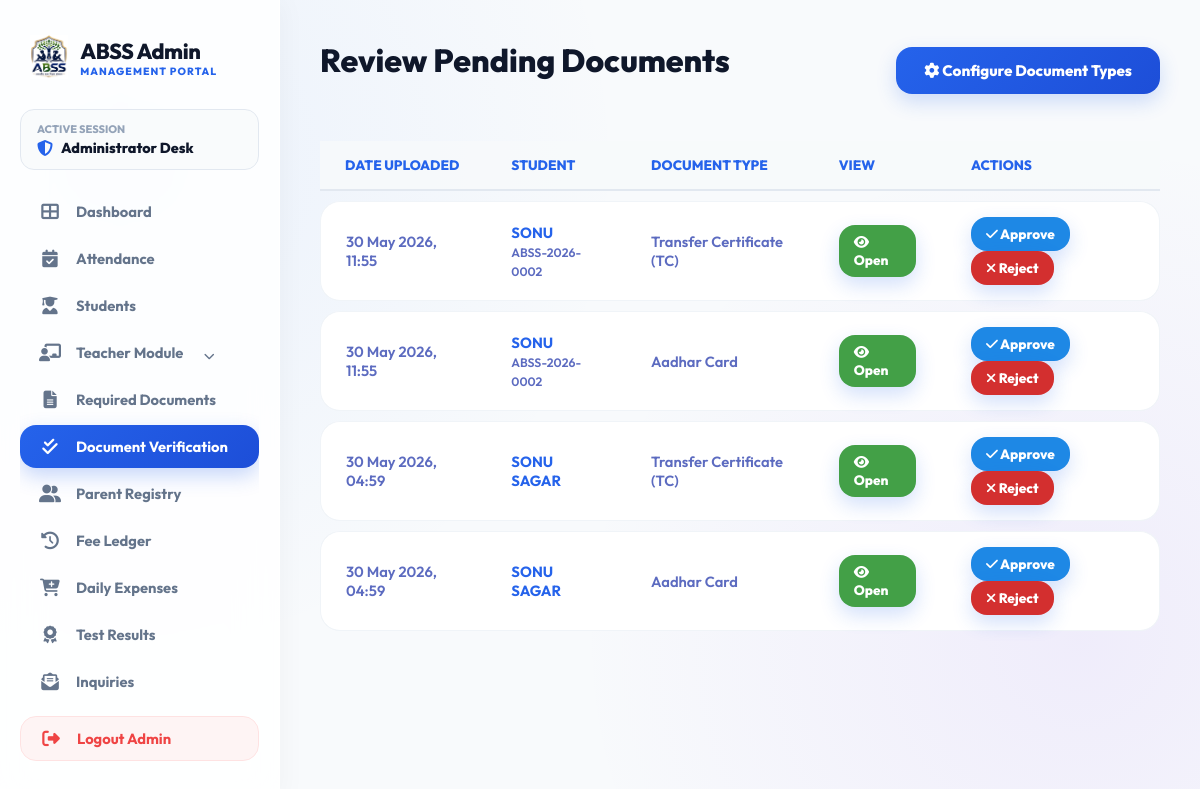
The app's page /admin/document_approvals.php (signed in) with its own data.
### tables this page shows
CREATE TABLE `student_documents` (
  `id` int(11) NOT NULL,
  `student_id` int(11) NOT NULL,
  `document_type_id` int(11) NOT NULL,
  `file_path` varchar(255) NOT NULL,
  `status` enum('pending','approved','rejected') DEFAULT 'pending',
  `uploaded_at` timestamp NOT NULL DEFAULT current_timestamp()
);

CREATE TABLE `students` (
  `id` int(11) NOT NULL,
  `reg_no` varchar(20) DEFAULT NULL,
  `student_photo` varchar(255) DEFAULT NULL,
  `parent_id` int(11) DEFAULT NULL,
  `name` varchar(100) NOT NULL,
  `parent_name` varchar(100) DEFAULT NULL,
  `phone` varchar(15) DEFAULT NULL,
  `target_school` varchar(100) DEFAULT NULL,
  `class_admitted` varchar(50) DEFAULT NULL,
  `scholar_mode` varchar(50) DEFAULT 'Day Scholar',
  `monthly_discount` decimal(10,2) DEFAULT 0.00,
  `base_fee` decimal(10,2) DEFAULT 0.00,
  `last_billed_date` date DEFAULT NULL,
  `admission_date` date DEFAULT NULL,
  `status` enum('active','inactive','graduated') DEFAULT 'active',
  `created_at` timestamp NOT NULL DEFAULT current_timestamp(),
  `photo` varchar(255) DEFAULT NULL,
  `dob` date DEFAULT NULL,
  `gender` enum('Male','Female','Other') DEFAULT NULL,
  `home_address` text DEFAULT NULL,
  `city` varchar(100) DEFAULT NULL,
  `state` varchar(100) DEFAULT NULL,
  `zip_code` varchar(10) DEFAULT NULL,
  `prev_school` varchar(255) DEFAULT NULL,
  `guardian_relationship` varchar(50) DEFAULT NULL,
  `guardian_email` varchar(150) DEFAULT NULL,
  `guardian_address` text DEFAULT NULL,
  `emergency_contact_name` varchar(150) DEFAULT NULL,
  `emergency_relationship` varchar(50) DEFAULT NULL,
  `emergency_phone` varchar(20) DEFAULT NULL,
  `has_allergies` tinyint(1) DEFAULT 0,
  `allergies_detail` text DEFAULT NULL,
  `has_medical_condition` tinyint(1) DEFAULT 0,
  `medical_condition_detail` text DEFAULT NULL,
  `physician_name` varchar(150) DEFAULT NULL,
  `physician_phone` varchar(20) DEFAULT NULL,
  `insurance_provider` varchar(150) DEFAULT NULL,
  `insurance_policy` varchar(100) DEFAULT NULL
);

CREATE TABLE `document_types` (
  `id` int(11) NOT NULL,
  `name` varchar(150) NOT NULL,
  `is_required` tinyint(1) DEFAULT 0,
  `created_at` timestamp NOT NULL DEFAULT current_timestamp()
);

### admin/document_approvals.php (the view, shortened to what this page needs)
<?php
require_once 'includes/auth.php';
$pending_query = $conn->query("
    SELECT sd.id, sd.file_path, sd.uploaded_at, sd.status,
           dt.name AS doc_name, s.name AS student_name, s.reg_no
    FROM student_documents sd
    JOIN document_types dt ON sd.document_type_id = dt.id
    JOIN students s ON sd.student_id = s.id
    WHERE sd.status = 'pending'
    ORDER BY sd.uploaded_at DESC
");
?>
<!DOCTYPE html>
<html lang="en">
<head>
    <?php include 'includes/head_css.php'; ?>
</head>
<body>
    <?php include 'includes/sidebar.php'; ?>
    <main class="main-content">
        <div class="action-bar">
            <h1>Review Pending Documents</h1>
            <a href="documents.php" class="btn-portal" style="text-decoration:none; display:inline-block; width:auto;"><i class="fas fa-cog"></i> Configure Document Types</a>
        </div>
        <div class="portal-table-container">
            <table>
                <thead>
                    <tr>
                        <th>Date Uploaded</th>
                        <th>Student</th>
                        <th>Document Type</th>
                        <th>View</th>
                        <th>Actions</th>
                    </tr>
                </thead>
                <tbody>
                    <?php if($pending_query->num_rows > 0): ?>
                        <?php while($row = $pending_query->fetch_assoc()): ?>
                        <tr>
                            <td><?php echo date('d M Y, H:i', strtotime($row['uploaded_at'])); ?></td>
                            <td>
                                <strong style="color:var(--portal-blue);"><?php echo htmlspecialchars($row['student_name'] ?? ''); ?></strong>
                                <br><small><?php echo htmlspecialchars($row['reg_no'] ?? ''); ?></small>
                            </td>
                            <td><?php echo htmlspecialchars($row['doc_name']); ?></td>
                            <td>
                                <a href="../<?php echo $row['file_path']; ?>" target="_blank" class="btn-portal inline-btn" style="background:#43a047; text-decoration:none;"><i class="fas fa-eye"></i> Open</a>
                            </td>
                            <td>
                                <form action="" method="POST" style="display:inline-block;">
                                    <button type="submit" class="btn-portal inline-btn" style="background:#1e88e5;" onclick="return confirm('Approve this document?');"><i class="fas fa-check"></i> Approve</button>
                                </form>
                                <form action="" method="POST" style="display:inline-block;">
                                    <button type="submit" class="btn-portal inline-btn" style="background:#d32f2f;" onclick="return confirm('Reject this document? The parent will be asked to re-upload.');"><i class="fas fa-times"></i> Reject</button>
                                </form>
                            </td>
                        </tr>
                        <?php endwhile; ?>
                    <?php else: ?>
                        <tr>
                            <td colspan="5" style="text-align:center;">No pending documents to review.</td>
                        </tr>
                    <?php endif; ?>
                </tbody>
            </table>
        </div>
    </main>
</body>
</html>

### admin/includes/head_css.php (style rules this page uses)
:root { --portal-blue: #2563eb; --portal-blue-dark: #1d4ed8; --portal-dark: #0f172a; --sidebar-width: 280px; --glass-bg: rgba(255, 255, 255, 0.82); --glass-border: rgba(255, 255, 255, 0.8); --glass-shadow: 0 10px 30px rgba(15, 23, 42, 0.04), inset 0 1px 0 rgba(255, 255, 255, 0.6); --radius-lg: 24px; --radius-md: 16px; --radius-sm: 12px; }
* { box-sizing: border-box; }
body { background: radial-gradient(circle at 10% 20%, rgba(59, 130, 246, 0.07) 0%, transparent 40%), radial-gradient(circle at 90% 80%, rgba(124, 58, 237, 0.07) 0%, transparent 40%), #f8fafc; color: #334155; font-family: 'Outfit', sans-serif; display: flex; min-height: 100vh; overflow-x: hidden; margin: 0; }
.main-content { margin-left: var(--sidebar-width); flex: 1; padding: 40px; box-sizing: border-box; max-width: 1400px; }
h1, h2, h3, h4 { font-family: 'Outfit', sans-serif; font-weight: 800; color: var(--portal-dark); margin-top: 0; }
.btn-portal { background: linear-gradient(135deg, var(--portal-blue), var(--portal-blue-dark)); color: #ffffff; padding: 14px 28px; border-radius: var(--radius-md); border: none; font-weight: 800; font-size: 0.95rem; cursor: pointer; transition: all 0.25s ease; font-family: 'Outfit'; display: inline-flex; align-items: center; justify-content: center; gap: 8px; box-shadow: 0 8px 20px rgba(37, 99, 235, 0.2); }
.portal-table-container, .table-responsive { width: 100%; max-width: 100%; overflow-x: auto; -webkit-overflow-scrolling: touch; margin-top: 15px; min-width: 0; }
table { width: 100%; border-collapse: collapse; text-align: left; }
th { padding: 14px 18px; color: var(--portal-dark); font-weight: 800; font-size: 0.8rem; text-transform: uppercase; background: rgba(248, 250, 252, 0.8); border-bottom: 2px solid #e2e8f0; }
td { padding: 16px 18px; border-bottom: 1px solid #f1f5f9; color: #475569; font-weight: 600; font-size: 0.92rem; }

### admin/document_approvals.php (style rules this page uses)
.action-bar { display: flex; justify-content: space-between; align-items: center; margin-bottom: 30px; }
table { width: 100%; border-collapse: separate; border-spacing: 0 10px; }
th { text-align: left; padding: 15px 25px; color: var(--portal-blue); font-weight: 800; font-size: 0.85rem; text-transform: uppercase; }
td { padding: 15px 25px; background: #fff; border-top: 1px solid #f0f4f8; border-bottom: 1px solid #f0f4f8; color: #5c6bc0; font-weight: 600; }
td:first-child { border-left: 1px solid #f0f4f8; border-radius: 20px 0 0 20px; }
td:last-child { border-right: 1px solid #f0f4f8; border-radius: 0 20px 20px 0; }
.inline-btn { width: auto !important; display: inline-block; padding: 8px 15px !important; font-size: 0.85rem !important; margin-right: 5px; }

### records on screen
student_documents: uploaded_at "30 May 2026, 11:55", student.name "SONU", student.reg_no "ABSS-2026-0002", document_type.name "Transfer Certificate (TC)"
student_documents: uploaded_at "30 May 2026, 11:55", student.name "SONU", student.reg_no "ABSS-2026-0002", document_type.name "Aadhar Card"
student_documents: uploaded_at "30 May 2026, 04:59", student.name "SONU SAGAR", document_type.name "Transfer Certificate (TC)"
student_documents: uploaded_at "30 May 2026, 04:59", student.name "SONU SAGAR", document_type.name "Aadhar Card"
